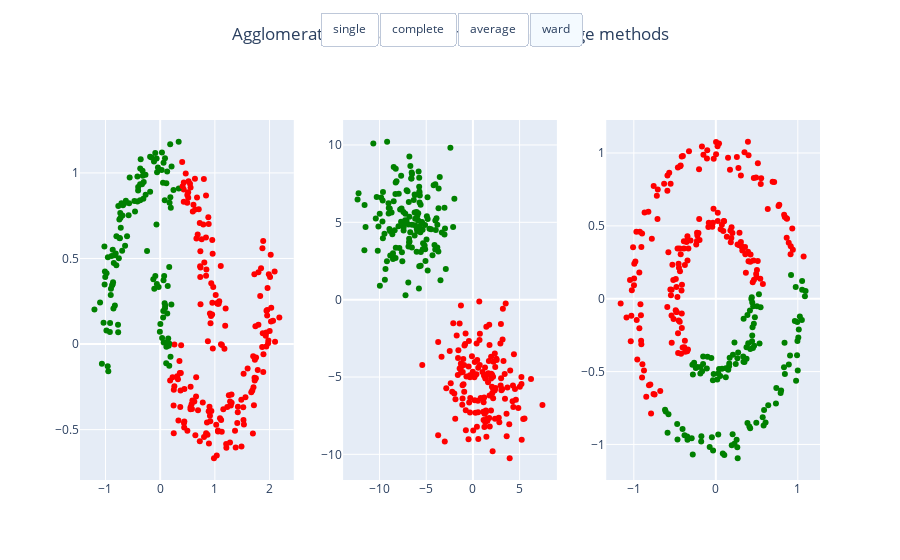

Here is the notebook cell this chart was saved with:
### Code cell
from sklearn.datasets import make_blobs, make_moons, make_circles

import matplotlib.pyplot as plt
import plotly.graph_objects as go
from plotly.subplots import make_subplots


X_moons, y_moons = make_moons(n_samples=300, noise=0.1, random_state=47)
X_blobs, y_blobs = make_blobs(n_samples=300, centers=2, cluster_std=2.0, random_state=107)
X_circs, y_circs = make_circles(n_samples=300, noise=0.05, random_state=47, factor=0.5)


fig = make_subplots(rows=1, cols=3)
linkage_methods = ['single', 'complete', 'average', 'ward']

def cluster2color(clusters):
    return ['red' if i == 0 else  'green' for i in clusters]

for linkage_method in linkage_methods:
    
    fig.add_trace(
        go.Scatter(
            x=X_moons[:, 0], 
            y=X_moons[:, 1], 
            mode='markers', 
            marker=dict(color=cluster2color(predict_clusters(X_moons, linkage=linkage_method))),
            visible=False
        ),
        row=1, col=1
    )
    
    fig.add_trace(
        go.Scatter(
            x=X_blobs[:, 0], 
            y=X_blobs[:, 1], 
            mode='markers', 
            marker=dict(color=cluster2color(predict_clusters(X_blobs, linkage=linkage_method))),
            visible=False
        ),
        row=1, col=2
    )
    
    fig.add_trace(
        go.Scatter(
            x=X_circs[:, 0], 
            y=X_circs[:, 1], 
            mode='markers', 
            marker=dict(color=cluster2color(predict_clusters(X_circs, linkage=linkage_method))),
            visible=False
        ),
        row=1, col=3
    )

for i in range(3):
    fig.data[i].visible = True

fig.update_layout(
    updatemenus=[
        dict(
            type="buttons",
            direction="right",
            showactive=True,
            x=0.5,
            xanchor="center",
            y=1.3,
            yanchor="top",
            buttons=list([
                dict(label=linkage_method,
                     method="update",
                     args=[{"visible": [False] * i * 3 + [True] * 3  + [False] * 3 * (4 - i)}])
                for i, linkage_method in enumerate(linkage_methods)
            ]),
        )
    ]
)

fig.update_layout(
    title={"text": "Agglomerative clustering with different linkage methods", "x": 0.5, "y": 0.95},
    showlegend=False,
)

fig.show()

### Figure 1 — Plotly figure (JSON) as saved in the notebook; plotly's stock layout.template omitted (floating-point values rounded to 4 significant figures; data arrays with more than 128 entries replaced by an {"elided": "..."} marker saying what was removed)
{"data": [{"marker": {"color": {"elided": "300 str values"}}, "mode": "markers", "type": "scatter", "visible": false, "x": {"elided": "300 float values"}, "xaxis": "x", "y": {"elided": "300 float values"}, "yaxis": "y"}, {"marker": {"color": {"elided": "300 str values"}}, "mode": "markers", "type": "scatter", "visible": false, "x": {"elided": "300 float values"}, "xaxis": "x2", "y": {"elided": "300 float values"}, "yaxis": "y2"}, {"marker": {"color": {"elided": "300 str values"}}, "mode": "markers", "type": "scatter", "visible": false, "x": {"elided": "300 float values"}, "xaxis": "x3", "y": {"elided": "300 float values"}, "yaxis": "y3"}, {"marker": {"color": {"elided": "300 str values"}}, "mode": "markers", "type": "scatter", "visible": false, "x": {"elided": "300 float values"}, "xaxis": "x", "y": {"elided": "300 float values"}, "yaxis": "y"}, {"marker": {"color": {"elided": "300 str values"}}, "mode": "markers", "type": "scatter", "visible": false, "x": {"elided": "300 float values"}, "xaxis": "x2", "y": {"elided": "300 float values"}, "yaxis": "y2"}, {"marker": {"color": {"elided": "300 str values"}}, "mode": "markers", "type": "scatter", "visible": false, "x": {"elided": "300 float values"}, "xaxis": "x3", "y": {"elided": "300 float values"}, "yaxis": "y3"}, {"marker": {"color": {"elided": "300 str values"}}, "mode": "markers", "type": "scatter", "visible": false, "x": {"elided": "300 float values"}, "xaxis": "x", "y": {"elided": "300 float values"}, "yaxis": "y"}, {"marker": {"color": {"elided": "300 str values"}}, "mode": "markers", "type": "scatter", "visible": false, "x": {"elided": "300 float values"}, "xaxis": "x2", "y": {"elided": "300 float values"}, "yaxis": "y2"}, {"marker": {"color": {"elided": "300 str values"}}, "mode": "markers", "type": "scatter", "visible": false, "x": {"elided": "300 float values"}, "xaxis": "x3", "y": {"elided": "300 float values"}, "yaxis": "y3"}, {"marker": {"color": {"elided": "300 str values"}}, "mode": "markers", "type": "scatter", "visible": true, "x": {"elided": "300 float values"}, "xaxis": "x", "y": {"elided": "300 float values"}, "yaxis": "y"}, {"marker": {"color": {"elided": "300 str values"}}, "mode": "markers", "type": "scatter", "visible": true, "x": {"elided": "300 float values"}, "xaxis": "x2", "y": {"elided": "300 float values"}, "yaxis": "y2"}, {"marker": {"color": {"elided": "300 str values"}}, "mode": "markers", "type": "scatter", "visible": true, "x": {"elided": "300 float values"}, "xaxis": "x3", "y": {"elided": "300 float values"}, "yaxis": "y3"}], "layout": {"autosize": true, "showlegend": false, "title": {"text": "Agglomerative clustering with different linkage methods", "x": 0.5, "y": 0.95}, "updatemenus": [{"active": 3, "buttons": [{"args": [{"visible": [true, true, true, false, false, false, false, false, false, false, false, false, false, false, false]}], "label": "single", "method": "update"}, {"args": [{"visible": [false, false, false, true, true, true, false, false, false, false, false, false, false, false, false]}], "label": "complete", "method": "update"}, {"args": [{"visible": [false, false, false, false, false, false, true, true, true, false, false, false, false, false, false]}], "label": "average", "method": "update"}, {"args": [{"visible": [false, false, false, false, false, false, false, false, false, true, true, true, false, false, false]}], "label": "ward", "method": "update"}], "direction": "right", "showactive": true, "type": "buttons", "x": 0.5, "xanchor": "center", "y": 1.3, "yanchor": "top"}], "xaxis": {"anchor": "y", "autorange": true, "domain": [0, 0.2889], "range": [-1.448, 2.425], "type": "linear"}, "xaxis2": {"anchor": "y2", "autorange": true, "domain": [0.3556, 0.6444], "range": [-13.8, 8.89], "type": "linear"}, "xaxis3": {"anchor": "y3", "autorange": true, "domain": [0.7111, 1], "range": [-1.325, 1.259], "type": "linear"}, "yaxis": {"anchor": "x", "autorange": true, "domain": [0, 1], "range": [-0.8198, 1.335], "type": "linear"}, "yaxis2": {"anchor": "x2", "autorange": true, "domain": [0, 1], "range": [-11.94, 11.9], "type": "linear"}, "yaxis3": {"anchor": "x3", "autorange": true, "domain": [0, 1], "range": [-1.274, 1.257], "type": "linear"}}}
